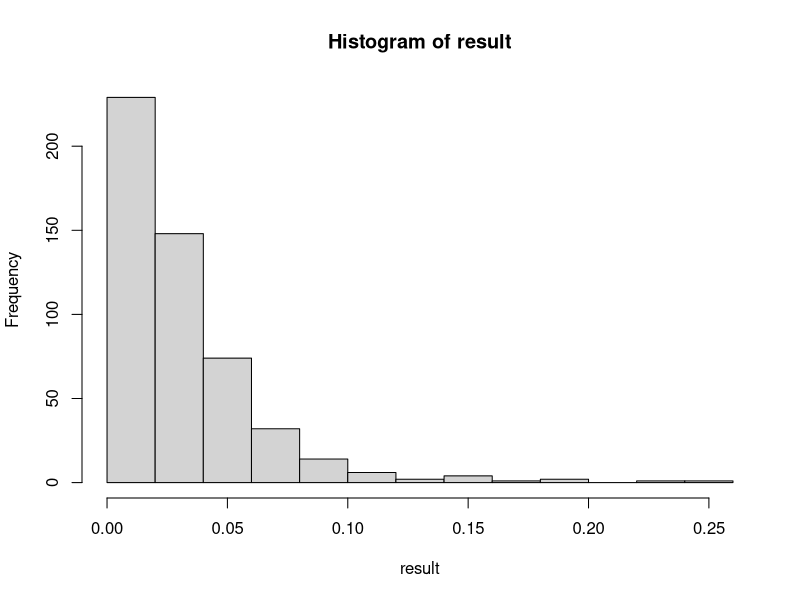
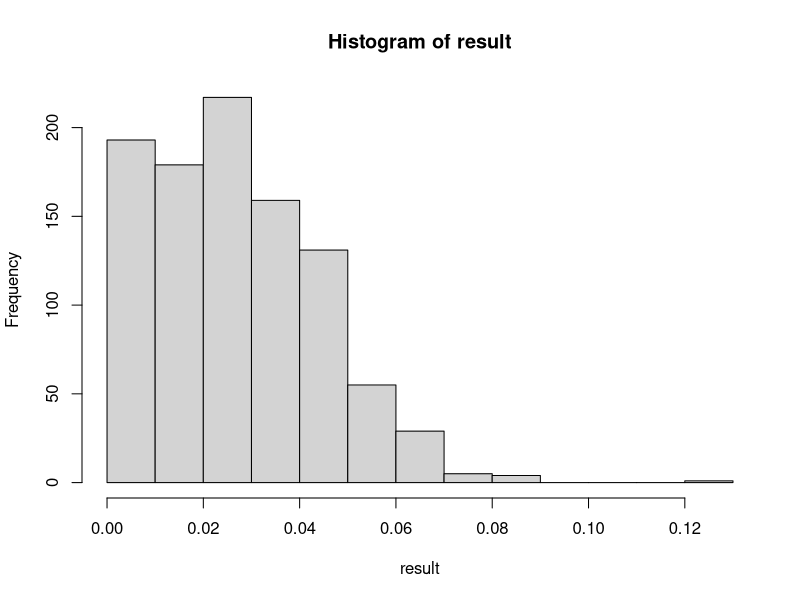
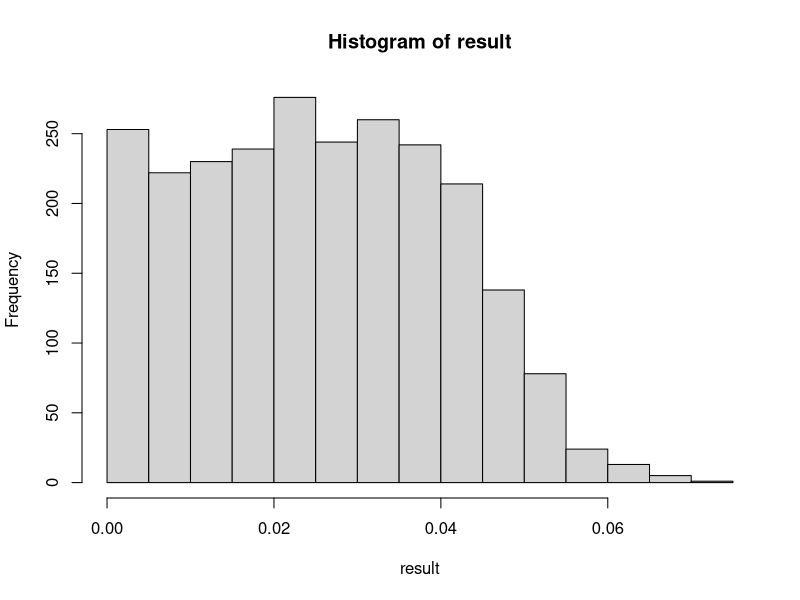

Write R code to recreate these figures, in order.
generate_data <- function(n, p){
  cov <- matrix(rnorm(n * p), nrow = n, ncol = p)
  resp <- rnorm(n)
  return(list(covariates = cov, 
              responses = resp))
}

model_select <- function(covariates, responses, cutoff = 0.05){
  lmodel <- lm(responses ~ covariates)
  coeffs <- summary(lmodel)$coefficients
  select <- coeffs[,ncol(coeffs)] <= cutoff
  # -1 removes the constant term
  newCov <- matrix(covariates[, select[-1]], nrow = length(responses))
  if(ncol(newCov) == 0 | nrow(newCov) == 0){
    return(vector())
  }
  refit <- lm(responses ~ newCov)
  # -1 removes the constant term again
  return(summary(refit)$coefficients[,ncol(coeffs)][-1])
}

run_simulation <- function(n_trials, n, p, cutoff = 1){
  result = vector()
  for(i in 1:n_trials){
    data <- generate_data(n, p)
    result <- c(result, model_select(data$covariates, 
                                     data$responses, 
                                     cutoff = cutoff))
  }
  pdf(file = paste("Result", n, p, n_trials, ".pdf", sep = ""), 
      width = 10, height = 10)
  hist(result)
  graphics.off()
}

dir <- "/Users/Gabriel/Desktop/Notes\ Projects/Statistics/Statistical\ Computing/Labs/Lab5/Histograms"
setwd(dir)

for(i in 1:3){
  n_trials <- 1000
  n <- c(100, 1000, 10000)
  p <- c(10, 20, 50)
  run_simulation(n_trials = n_trials, n = n[i], p = p[i], cutoff = 0.05)
  
}